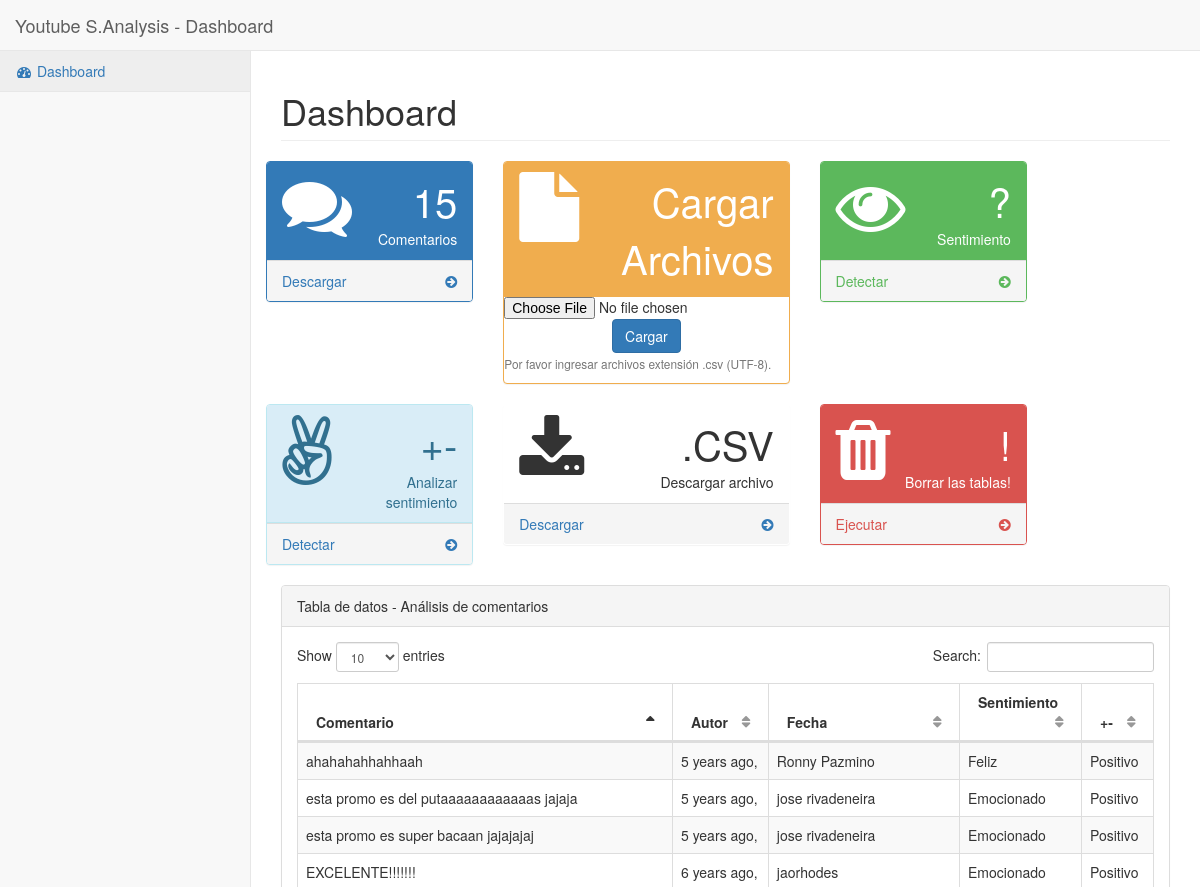
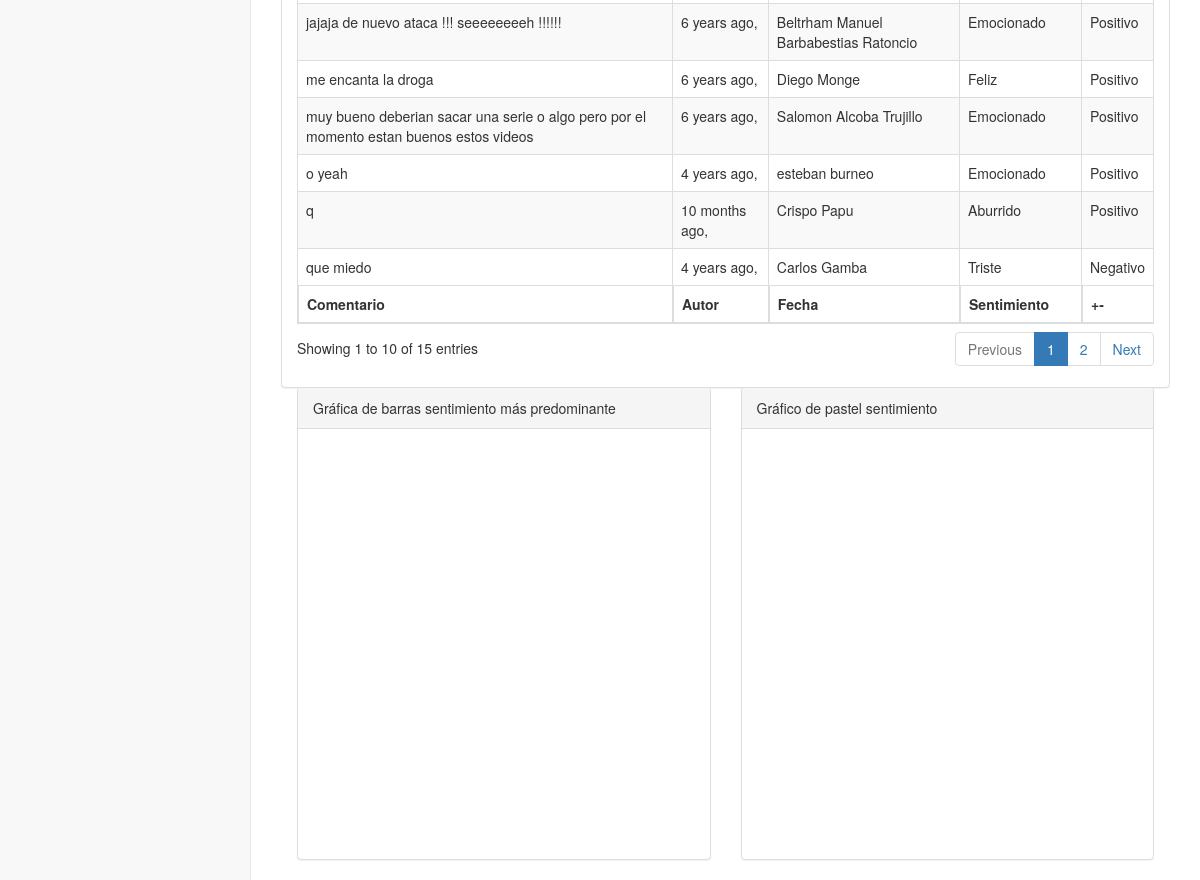
The page /youtubesentiment/pages/index.php on the database its author committed (2 pictures, top to bottom).
### tables this page shows
CREATE TABLE `comentarios` (
  `id` int(11) NOT NULL,
  `comentario` varchar(250) NOT NULL,
  `autor` varchar(250) NOT NULL,
  `fecha` varchar(250) NOT NULL,
  `estado` varchar(250) DEFAULT 'Sin determinar',
  `sentimiento` varchar(250) DEFAULT 'Sin determinar'
);

### youtubesentiment/include/DbConfig.php (called while the page is built, shortened)
<?php
class DbConfig
{
    private $_host = 'localhost';
    private $_username = 'root';
    private $_password = '';
    private $_database = 'sentiment';
    protected $connection;
    public function __construct()
    {
        if (!isset($this->connection)) {
            $this->connection = new mysqli($this->_host, $this->_username, $this->_password, $this->_database);
        }
        return $this->connection;
    }
}
?>

### youtubesentiment/include/funciones.php (called while the page is built, shortened)
<?php
include_once 'DbConfig.php';
class funciones extends DbConfig
{
    public function getData($query)
    {
        $result = $this->connection->query($query);
        $rows = array();
        while ($row = $result->fetch_assoc()) {
            $rows[] = $row;
        }
        return $rows;
    }
}
?>

### youtubesentiment/pages/index.php (the view, shortened to what this page needs)
<?php
include_once("../include/funciones.php");
$funciones = new funciones();
?>
<!DOCTYPE html>
<html lang="en">
<head>
    <link href="../vendor/bootstrap/css/bootstrap.min.css" rel="stylesheet">
    <link href="../vendor/metisMenu/metisMenu.min.css" rel="stylesheet">
    <link href="../vendor/datatables-plugins/dataTables.bootstrap.css" rel="stylesheet">
    <link href="../vendor/datatables-responsive/dataTables.responsive.css" rel="stylesheet">
    <link href="../dist/css/sb-admin-2.css" rel="stylesheet">
    <link href="../vendor/font-awesome/css/font-awesome.min.css" rel="stylesheet" type="text/css">
</head>
<body>
    <div id="wrapper">
        <nav class="navbar navbar-default navbar-static-top" role="navigation" style="margin-bottom: 0">
            <div class="navbar-header">
                <a class="navbar-brand" href="index.html">Youtube S.Analysis - Dashboard</a>
            </div>
            <div class="navbar-default sidebar" role="navigation">
                <div class="sidebar-nav navbar-collapse">
                    <ul class="nav" id="side-menu">
                        <li>
                            <a href="index.php"><i class="fa fa-dashboard fa-fw"></i> Dashboard</a>
                        </li>
                    </ul>
                </div>
            </div>
        </nav>
        <div id="page-wrapper">
            <div class="row">
                <div class="col-lg-12">
                    <h1 class="page-header">Dashboard</h1>
                </div>
            </div>
            <div class="row">
              <div class="row">
                <div class="col-lg-3 col-md-5">
                    <div class="panel panel-primary">
                        <div class="panel-heading">
                            <div class="row">
                                <div class="col-xs-3">
                                    <i class="fa fa-comments fa-5x"></i>
                                </div>
                                <div class="col-xs-9 text-right">
                                    <div class="huge">
                                      <?php
                                      $quersis= "SELECT count(*) as datos FROM `comentarios`";
                                      $resultsis = $funciones->getData($quersis);
                                      foreach ($resultsis as $key => $res) {
                                           echo  $res['datos'];
                                         }
                                       ?>
                                    </div>
                                    <div>Comentarios</div>
                                </div>
                            </div>
                        </div>
                        <a href="../generador/generar.php">
                            <div class="panel-footer">
                                <span class="pull-left">Descargar</span>
                                <span class="pull-right"><i class="fa fa-arrow-circle-right"></i></span>
                                <div class="clearfix"></div>
                            </div>
                        </a>
                    </div>
                </div>
                              <div class="col-lg-4">
                                    <div class="panel panel-yellow">
                                        <div class="panel-heading">
                                            <div class="row">
                                                <div class="col-xs-3">
                                                    <i class="fa fa-file  fa-5x"></i>
                                                </div>
                                                <div class="col-xs-9 text-right">
                                                    <div class="huge">Cargar Archivos</div>
                                                </div>
                                            </div>
                                        </div>
                                        <form action="" method="post" enctype="multipart/form-data" name="form1" id="form1">
                                              <input type="file" name="csv" class="form-control-file" id="csv" aria-describedby="fileHelp">
                                              <center><input type="submit" class="btn btn-primary" name="Submit" value="Cargar" /></center>
                                          <p><small id="fileHelp" class="form-text text-muted">Por favor ingresar archivos extensión .csv (UTF-8).</small></p>
                                      </form>
                                  </div>
                              </div>
                <div class="col-lg-3 col-md-6">
                    <div class="panel panel-green">
                        <div class="panel-heading">
                            <div class="row">
                                <div class="col-xs-3">
                                    <i class="fa fa-eye  fa-5x"></i>
                                </div>
                                <div class="col-xs-9 text-right">
                                    <div class="huge">?</div>
                                    <div>Sentimiento</div>
                                </div>
                            </div>
                        </div>
                        <a href="../generador/procesar.php">
                            <div class="panel-footer">
                                <span class="pull-left">Detectar</span>
                                <span class="pull-right"><i class="fa fa-arrow-circle-right"></i></span>
                                <div class="clearfix"></div>
                            </div>
                        </a>
                    </div>
                </div>
              </div>
<div class="row">
  <div class="col-lg-3 col-md-6">
      <div class="panel panel-info">
          <div class="panel-heading">
              <div class="row">
                  <div class="col-xs-3">
                      <i class="fa fa-angellist   fa-5x"></i>
                  </div>
                  <div class="col-xs-9 text-right">
                      <div class="huge">+-</div>
                      <div>Analizar sentimiento</div>
                  </div>
              </div>
          </div>
          <a href="../generador/sentimiento.php">
              <div class="panel-footer">
                  <span class="pull-left">Detectar</span>
                  <span class="pull-right"><i class="fa fa-arrow-circle-right"></i></span>
                  <div class="clearfix"></div>
              </div>
          </a>
      </div>
  </div>
  <div class="col-lg-4">
      <div class="panel panel-secondary ">
          <div class="panel-heading">
              <div class="row">
                  <div class="col-xs-3">
                      <i class="fa fa-download  fa-5x"></i>
                  </div>
                  <div class="col-xs-9 text-right">
                      <div class="huge">.CSV</div>
                      <div>Descargar archivo</div>
                  </div>
              </div>
          </div>
          <a href="../generador/descargar.php">
              <div class="panel-footer">
                  <span class="pull-left">Descargar</span>
                  <span class="pull-right"><i class="fa fa-arrow-circle-right"></i></span>
                  <div class="clearfix"></div>
              </div>
          </a>
      </div>
  </div>
  <div class="col-lg-3 col-md-6">
      <div class="panel panel-red">
          <div class="panel-heading">
              <div class="row">
                  <div class="col-xs-3">
                      <i class="fa fa-trash  fa-5x"></i>
                  </div>
                  <div class="col-xs-9 text-right">
                      <div class="huge">!</div>
                      <div>Borrar las tablas!</div>
                  </div>
              </div>
          </div>
          <a href="../generador/borrado.php">
              <div class="panel-footer">
                  <span class="pull-left">Ejecutar</span>
                  <span class="pull-right"><i class="fa fa-arrow-circle-right"></i></span>
                  <div class="clearfix"></div>
              </div>
          </a>
      </div>
  </div>
</div>
                <div class="col-lg-12">
                    <div class="panel panel-default">
                        <div class="panel-heading">
                            Tabla de datos - Análisis de comentarios
                        </div>
                        <div class="panel-body">
                            <table width="100%" class="table table-striped table-bordered table-hover" id="dataTables-example">
                                <thead>
                                    <tr>
                                        <th>Comentario</th>
                                        <th>Autor</th>
                                        <th>Fecha</th>
                                        <th>Sentimiento</th>
                                        <th>+-</th>
                                    </tr>
                                </thead>
                                <tbody>
                                  <?php
                                  $quersi= "SELECT comentario,autor,fecha,estado,sentimiento FROM comentarios ";
                                  $resultsi = $funciones->getData($quersi);
                                  foreach ($resultsi as $key => $res) {
                                       echo "<tr>";
                                       echo "<td>".$res['comentario']."</td>";
                                       echo "<td>".$res['autor']."</td>";
                                       echo "<td>".$res['fecha']."</td>";
                                       echo "<td>".$res['estado']."</td>";
                                       echo "<td>".$res['sentimiento']."</td>";
                                       echo"</tr>";
                                     }
                                   ?>
                                </tbody>
                                <tfoot>
                                  <tr>
                                      <th>Comentario</th>
                                      <th>Autor</th>
                                      <th>Fecha</th>
                                      <th>Sentimiento</th>
                                      <th>+-</th>
                                  </tr>
                              </tfoot>
                            </table>
                        </div>
                        <div class="col-lg-6">
                            <div class="panel panel-default">
                                <div class="panel-heading">
                                   Gráfica de barras sentimiento más predominante
                                </div>
                                <div class="panel-body">
                                    <div class="flot-chart">
                                      <div id="chartContainer" style="height: 370px; width: 100%;"></div>
                                    </div>
                                </div>
                            </div>
                        </div>
                        <div class="col-lg-6">
                            <div class="panel panel-default">
                                <div class="panel-heading">
                                    Gráfico de pastel sentimiento
                                </div>
                                <div class="panel-body">
                                    <div class="flot-chart">
                                      <div id="pieContainer" style="height: 370px; width: 100%;"></div>
                                    </div>
                                </div>
                    </div>
                </div>
            </div>
        </div>
    </div>
</body>
</html>

### rows shown on the page
comentarios: comentario "q", autor "10 months ago,", fecha "Crispo Papu", estado "Aburrido", sentimiento "Positivo"
comentarios: comentario "que miedo", autor "4 years ago,", fecha "Carlos Gamba", estado "Triste", sentimiento "Negativo"
comentarios: comentario "o yeah", autor "4 years ago,", fecha "esteban burneo", estado "Emocionado", sentimiento "Positivo"
comentarios: comentario "ahahahahhahhaah", autor "5 years ago,", fecha "Ronny Pazmino", estado "Feliz", sentimiento "Positivo"
comentarios: comentario "esta promo es super bacaan jajajajaj", autor "5 years ago,", fecha "jose rivadeneira", estado "Emocionado", sentimiento "Positivo"
comentarios: comentario "esta promo es del putaaaaaaaaaaaas jajaja", autor "5 years ago,", fecha "jose rivadeneira", estado "Emocionado", sentimiento "Positivo"
comentarios: comentario "muy bueno deberian sacar una serie o algo pero por el momento estan buenos estos videos", autor "6 years ago,", fecha "Salomon Alcoba Trujillo", estado "Emocionado", sentimiento "Positivo"
comentarios: comentario "jajaja de nuevo ataca !!! seeeeeeeeh !!!!!!", autor "6 years ago,", fecha "Beltrham Manuel Barbabestias Ratoncio", estado "Emocionado", sentimiento "Positivo"
comentarios: comentario "EXCELENTE!!!!!!!", autor "6 years ago,", fecha "jaorhodes", estado "Emocionado", sentimiento "Positivo"
comentarios: comentario "me encanta la droga", autor "6 years ago,", fecha "Diego Monge", estado "Feliz", sentimiento "Positivo"

### other values the page prints
$res['datos'] "15"
